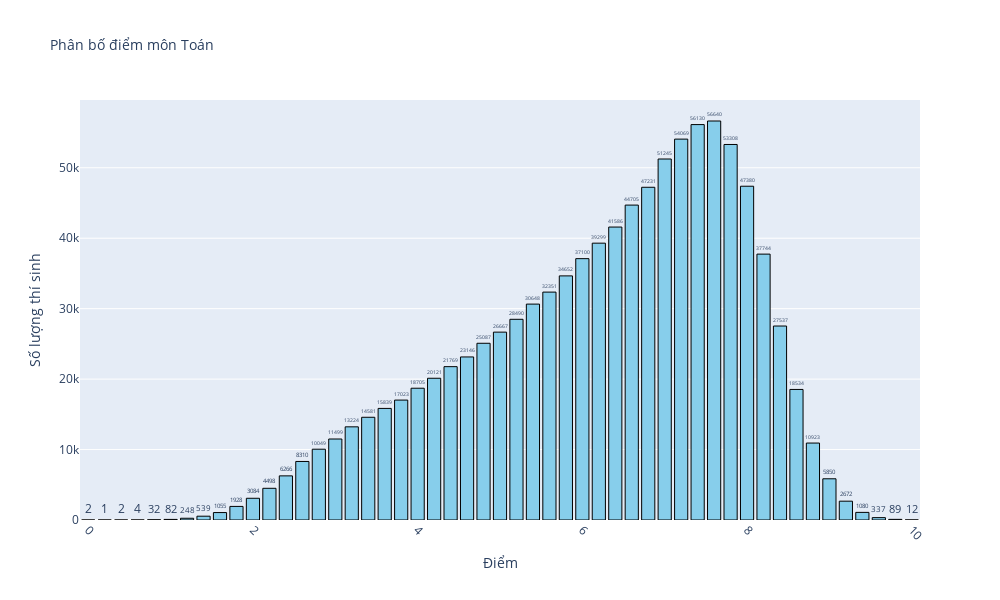
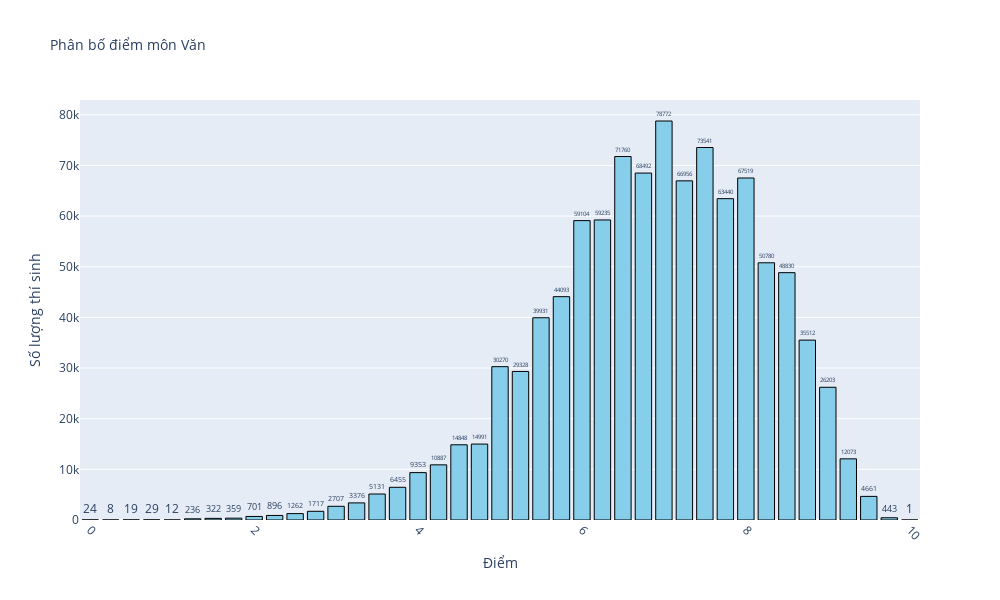
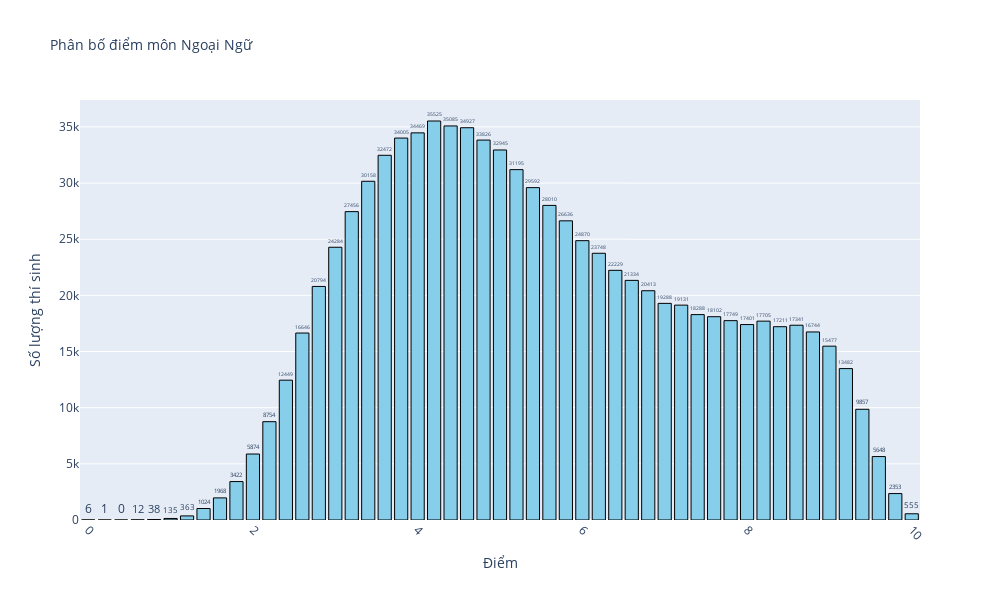
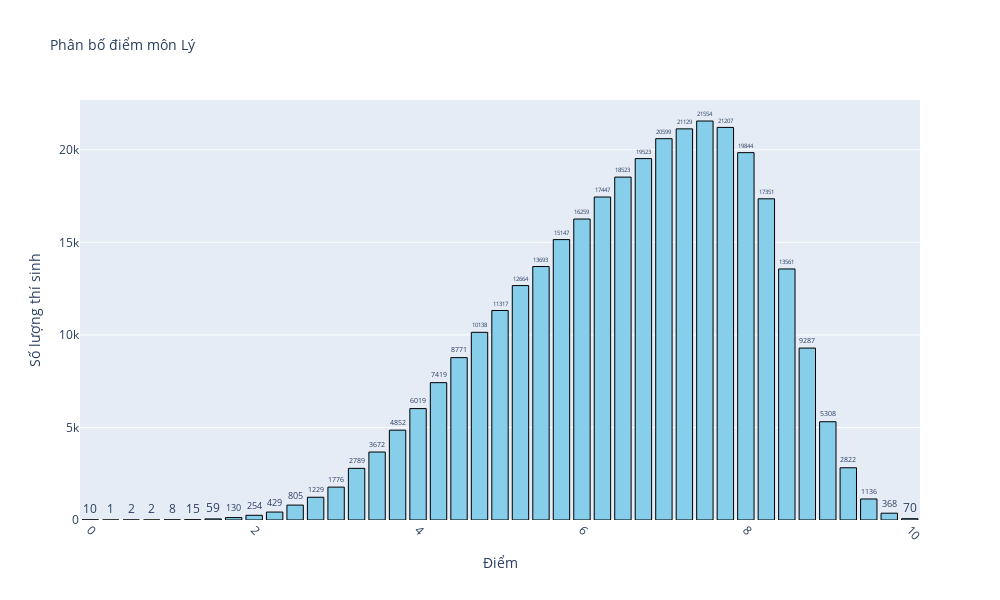

These figures' notebook cell, in order:
### Markdown cell above
Lập biểu đồ phân bố điểm ở các môn

### Code cell
subjects = ['Toán', 'Văn', 'Ngoại Ngữ', 'Lý', 'Hoá', 'Sinh', 'Sử', 'Địa', 'GDCD']
for subject in subjects:
    if subject in ['Toán', 'Ngoại Ngữ']:
        step = 0.2
    else:
        step = 0.25 
    all_score = [round(i * step, 2) for i in range(int(10 / step) + 1)]
    distribution_score = {score: (df[subject] == score).sum() for score in all_score}
    df_diem = pd.DataFrame(list(distribution_score.items()), columns=['Điểm', 'Số lượng'])
    fig = px.bar(
        df_diem,
        x='Điểm',
        y='Số lượng',
        title=f'Phân bố điểm môn {subject}',
        labels={'Điểm': 'Điểm', 'Số lượng': 'Số lượng thí sinh'},
        text='Số lượng'
    )
    fig.update_traces(
        textposition='outside',
        marker=dict(color='skyblue', line=dict(color='black', width=1))
    )
    fig.update_layout(
        xaxis=dict(tickangle=45),
        yaxis=dict(title='Số lượng thí sinh'),
        xaxis_title='Điểm',
        title_font_size=14,
        font=dict(size=12),
        width=1000,
        height=600  
    )
    fig.show()

### Figure 1 — Plotly figure (JSON) as saved in the notebook; plotly's stock layout.template omitted (floating-point values rounded to 4 significant figures)
{"data": [{"alignmentgroup": "True", "hovertemplate": "Điểm=%{x}<br>Số lượng thí sinh=%{text}<extra></extra>", "legendgroup": "", "marker": {"color": "skyblue", "line": {"color": "black", "width": 1}, "pattern": {"shape": ""}}, "name": "", "offsetgroup": "", "orientation": "v", "showlegend": false, "text": [2, 1, 2, 4, 32, 82, 248, 539, 1055, 1928, 3084, 4498, 6266, 8310, 10049, 11499, 13224, 14581, 15839, 17023, 18705, 20121, 21769, 23146, 25087, 26667, 28490, 30648, 32351, 34652, 37100, 39299, 41586, 44705, 47231, 51245, 54069, 56130, 56640, 53308, 47380, 37744, 27537, 18534, 10923, 5850, 2672, 1080, 337, 89, 12], "textposition": "outside", "type": "bar", "x": [0, 0.2, 0.4, 0.6, 0.8, 1, 1.2, 1.4, 1.6, 1.8, 2, 2.2, 2.4, 2.6, 2.8, 3, 3.2, 3.4, 3.6, 3.8, 4, 4.2, 4.4, 4.6, 4.8, 5, 5.2, 5.4, 5.6, 5.8, 6, 6.2, 6.4, 6.6, 6.8, 7, 7.2, 7.4, 7.6, 7.8, 8, 8.2, 8.4, 8.6, 8.8, 9, 9.2, 9.4, 9.6, 9.8, 10], "xaxis": "x", "y": [2, 1, 2, 4, 32, 82, 248, 539, 1055, 1928, 3084, 4498, 6266, 8310, 10049, 11499, 13224, 14581, 15839, 17023, 18705, 20121, 21769, 23146, 25087, 26667, 28490, 30648, 32351, 34652, 37100, 39299, 41586, 44705, 47231, 51245, 54069, 56130, 56640, 53308, 47380, 37744, 27537, 18534, 10923, 5850, 2672, 1080, 337, 89, 12], "yaxis": "y"}], "layout": {"barmode": "relative", "font": {"size": 12}, "height": 600, "legend": {"tracegroupgap": 0}, "title": {"font": {"size": 14}, "text": "Phân bố điểm môn Toán"}, "width": 1000, "xaxis": {"anchor": "y", "domain": [0, 1], "tickangle": 45, "title": {"text": "Điểm"}}, "yaxis": {"anchor": "x", "domain": [0, 1], "title": {"text": "Số lượng thí sinh"}}}}

### Figure 2 — Plotly figure (JSON) as saved in the notebook; plotly's stock layout.template omitted (floating-point values rounded to 4 significant figures)
{"data": [{"alignmentgroup": "True", "hovertemplate": "Điểm=%{x}<br>Số lượng thí sinh=%{text}<extra></extra>", "legendgroup": "", "marker": {"color": "skyblue", "line": {"color": "black", "width": 1}, "pattern": {"shape": ""}}, "name": "", "offsetgroup": "", "orientation": "v", "showlegend": false, "text": [24, 8, 19, 29, 12, 236, 322, 359, 701, 896, 1262, 1717, 2707, 3376, 5131, 6455, 9353, 10887, 14848, 14991, 30270, 29328, 39931, 44093, 59104, 59235, 71760, 68492, 78772, 66956, 73541, 63440, 67519, 50780, 48830, 35512, 26203, 12073, 4661, 443, 1], "textposition": "outside", "type": "bar", "x": [0, 0.25, 0.5, 0.75, 1, 1.25, 1.5, 1.75, 2, 2.25, 2.5, 2.75, 3, 3.25, 3.5, 3.75, 4, 4.25, 4.5, 4.75, 5, 5.25, 5.5, 5.75, 6, 6.25, 6.5, 6.75, 7, 7.25, 7.5, 7.75, 8, 8.25, 8.5, 8.75, 9, 9.25, 9.5, 9.75, 10], "xaxis": "x", "y": [24, 8, 19, 29, 12, 236, 322, 359, 701, 896, 1262, 1717, 2707, 3376, 5131, 6455, 9353, 10887, 14848, 14991, 30270, 29328, 39931, 44093, 59104, 59235, 71760, 68492, 78772, 66956, 73541, 63440, 67519, 50780, 48830, 35512, 26203, 12073, 4661, 443, 1], "yaxis": "y"}], "layout": {"barmode": "relative", "font": {"size": 12}, "height": 600, "legend": {"tracegroupgap": 0}, "title": {"font": {"size": 14}, "text": "Phân bố điểm môn Văn"}, "width": 1000, "xaxis": {"anchor": "y", "domain": [0, 1], "tickangle": 45, "title": {"text": "Điểm"}}, "yaxis": {"anchor": "x", "domain": [0, 1], "title": {"text": "Số lượng thí sinh"}}}}

### Figure 3 — Plotly figure (JSON) as saved in the notebook; plotly's stock layout.template omitted (floating-point values rounded to 4 significant figures)
{"data": [{"alignmentgroup": "True", "hovertemplate": "Điểm=%{x}<br>Số lượng thí sinh=%{text}<extra></extra>", "legendgroup": "", "marker": {"color": "skyblue", "line": {"color": "black", "width": 1}, "pattern": {"shape": ""}}, "name": "", "offsetgroup": "", "orientation": "v", "showlegend": false, "text": [6, 1, 0, 12, 38, 135, 363, 1024, 1968, 3422, 5874, 8754, 12449, 16646, 20794, 24284, 27456, 30158, 32472, 34005, 34469, 35525, 35085, 34927, 33826, 32945, 31195, 29592, 28010, 26636, 24870, 23748, 22229, 21334, 20413, 19288, 19131, 18288, 18102, 17749, 17401, 17705, 17211, 17341, 16744, 15477, 13482, 9857, 5648, 2353, 555], "textposition": "outside", "type": "bar", "x": [0, 0.2, 0.4, 0.6, 0.8, 1, 1.2, 1.4, 1.6, 1.8, 2, 2.2, 2.4, 2.6, 2.8, 3, 3.2, 3.4, 3.6, 3.8, 4, 4.2, 4.4, 4.6, 4.8, 5, 5.2, 5.4, 5.6, 5.8, 6, 6.2, 6.4, 6.6, 6.8, 7, 7.2, 7.4, 7.6, 7.8, 8, 8.2, 8.4, 8.6, 8.8, 9, 9.2, 9.4, 9.6, 9.8, 10], "xaxis": "x", "y": [6, 1, 0, 12, 38, 135, 363, 1024, 1968, 3422, 5874, 8754, 12449, 16646, 20794, 24284, 27456, 30158, 32472, 34005, 34469, 35525, 35085, 34927, 33826, 32945, 31195, 29592, 28010, 26636, 24870, 23748, 22229, 21334, 20413, 19288, 19131, 18288, 18102, 17749, 17401, 17705, 17211, 17341, 16744, 15477, 13482, 9857, 5648, 2353, 555], "yaxis": "y"}], "layout": {"barmode": "relative", "font": {"size": 12}, "height": 600, "legend": {"tracegroupgap": 0}, "title": {"font": {"size": 14}, "text": "Phân bố điểm môn Ngoại Ngữ"}, "width": 1000, "xaxis": {"anchor": "y", "domain": [0, 1], "tickangle": 45, "title": {"text": "Điểm"}}, "yaxis": {"anchor": "x", "domain": [0, 1], "title": {"text": "Số lượng thí sinh"}}}}

### Figure 4 — Plotly figure (JSON) as saved in the notebook; plotly's stock layout.template omitted (floating-point values rounded to 4 significant figures)
{"data": [{"alignmentgroup": "True", "hovertemplate": "Điểm=%{x}<br>Số lượng thí sinh=%{text}<extra></extra>", "legendgroup": "", "marker": {"color": "skyblue", "line": {"color": "black", "width": 1}, "pattern": {"shape": ""}}, "name": "", "offsetgroup": "", "orientation": "v", "showlegend": false, "text": [10, 1, 2, 2, 8, 15, 59, 130, 254, 429, 805, 1229, 1776, 2789, 3672, 4852, 6019, 7419, 8771, 10138, 11317, 12664, 13693, 15147, 16259, 17447, 18523, 19523, 20599, 21129, 21554, 21207, 19844, 17351, 13561, 9287, 5308, 2822, 1136, 368, 70], "textposition": "outside", "type": "bar", "x": [0, 0.25, 0.5, 0.75, 1, 1.25, 1.5, 1.75, 2, 2.25, 2.5, 2.75, 3, 3.25, 3.5, 3.75, 4, 4.25, 4.5, 4.75, 5, 5.25, 5.5, 5.75, 6, 6.25, 6.5, 6.75, 7, 7.25, 7.5, 7.75, 8, 8.25, 8.5, 8.75, 9, 9.25, 9.5, 9.75, 10], "xaxis": "x", "y": [10, 1, 2, 2, 8, 15, 59, 130, 254, 429, 805, 1229, 1776, 2789, 3672, 4852, 6019, 7419, 8771, 10138, 11317, 12664, 13693, 15147, 16259, 17447, 18523, 19523, 20599, 21129, 21554, 21207, 19844, 17351, 13561, 9287, 5308, 2822, 1136, 368, 70], "yaxis": "y"}], "layout": {"barmode": "relative", "font": {"size": 12}, "height": 600, "legend": {"tracegroupgap": 0}, "title": {"font": {"size": 14}, "text": "Phân bố điểm môn Lý"}, "width": 1000, "xaxis": {"anchor": "y", "domain": [0, 1], "tickangle": 45, "title": {"text": "Điểm"}}, "yaxis": {"anchor": "x", "domain": [0, 1], "title": {"text": "Số lượng thí sinh"}}}}
